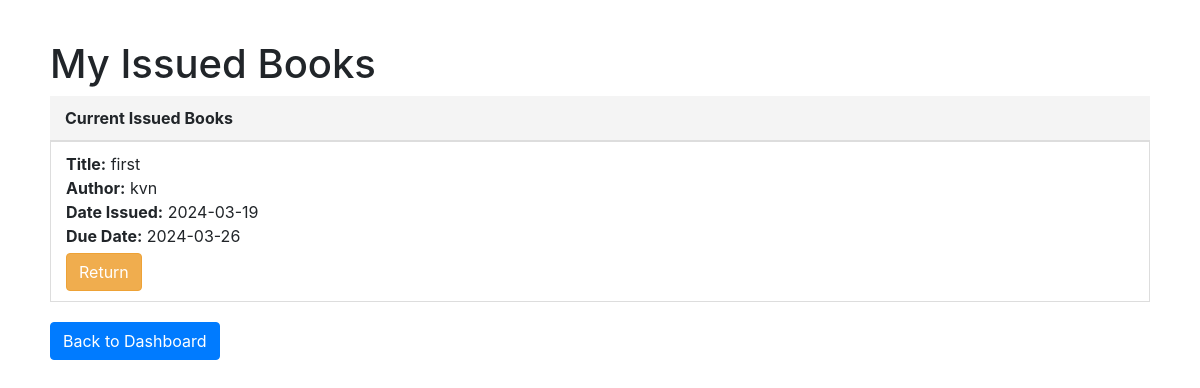
/user_mybooks (signed in), run on the app's committed database.
### app.py (models this page shows)
class Issue(db.Model):
    id = db.Column(db.Integer, primary_key=True)
    user_id = db.Column(db.Integer, db.ForeignKey('user.id'), nullable=False)
    book_id = db.Column(db.Integer, db.ForeignKey('book.id'), nullable=False)
    librarian_id = db.Column(db.Integer, db.ForeignKey('user.id'), nullable=True)  # Assuming librarians are also users
    section_id = db.Column(db.Integer, db.ForeignKey('section.id'), nullable=False)
    date_issued = db.Column(db.DateTime, default=datetime.now, nullable=False)
    due_date = db.Column(db.DateTime, nullable=True)
    status = db.Column(db.String(50), nullable=False, default='issued')

class Book(db.Model):
    id = db.Column(db.Integer, primary_key=True)
    title = db.Column(db.String(150), nullable=False)
    author = db.Column(db.String(100), nullable=False)
    pages = db.Column(db.Integer)  # Add this line for the number of pages
    section_id = db.Column(db.Integer, db.ForeignKey('section.id'), nullable=False)
    section = db.relationship('Section', back_populates='books')
    issues = db.relationship('Issue', backref='book', lazy='dynamic')

### app.py (the view)
@app.route('/user_mybooks', methods=['GET'])
def user_mybooks():
    if 'user_id' not in session:
        flash('Please log in to view your books.', 'warning')
        return redirect(url_for('user_login'))
    user_id = session['user_id']
    issued_books = Issue.query.filter_by(user_id=user_id, status='issued').all()
    return render_template('user_mybooks.html', issued_books=issued_books)

### templates/user_mybooks.html (shortened to what this page needs)
<!DOCTYPE html>
<html lang="en">
<head>
    <link rel="stylesheet" href="https://stackpath.bootstrapcdn.com/bootstrap/4.3.1/css/bootstrap.min.css">
</head>
<body>
<div class="container dashboard-container">
    <h1>My Issued Books</h1>
    <div class="book-listing">
        <div class="section-header">Current Issued Books</div>
        {% for issue in issued_books %}
        <div class="book-item">
            <div class="book-info">
                <strong>Title:</strong> {{ issue.book.title }}<br>
                <strong>Author:</strong> {{ issue.book.author }}<br>
                <strong>Date Issued:</strong> {{ issue.date_issued.strftime('%Y-%m-%d') }}<br>
                <strong>Due Date:</strong> {{ issue.due_date.strftime('%Y-%m-%d') if issue.due_date else 'Calculating...' }}
            </div>
            <form action="{{ url_for('return_book', issue_id=issue.id) }}" method="post">
                <button type="submit" class="btn btn-return">Return</button>
            </form>
        </div>
        {% else %}
        <div class="text-muted">No issued books found.</div>
        {% endfor %}
    </div>
    <a href="{{ url_for('user_dashboard') }}" class="btn btn-primary">Back to Dashboard</a>
</div>
</body>
</html>

### templates/user_mybooks.html (style rules this page uses)
.dashboard-container { margin-top: 20px; padding: 20px; }
.section-header { background-color: #f4f4f4; border-bottom: 1px solid #ddd; padding: 10px 15px; font-weight: bold; }
.book-listing { margin-bottom: 20px; }
.book-item { background-color: #ffffff; border: 1px solid #ddd; padding: 10px 15px; margin-bottom: 10px; }
.book-info { margin-bottom: 5px; }
.btn-return { color: #fff; background-color: #f0ad4e; border-color: #eea236; }

### data on the page
Issue: book "first", book.author "kvn", date_issued "2024-03-19", due_date "2024-03-26"
